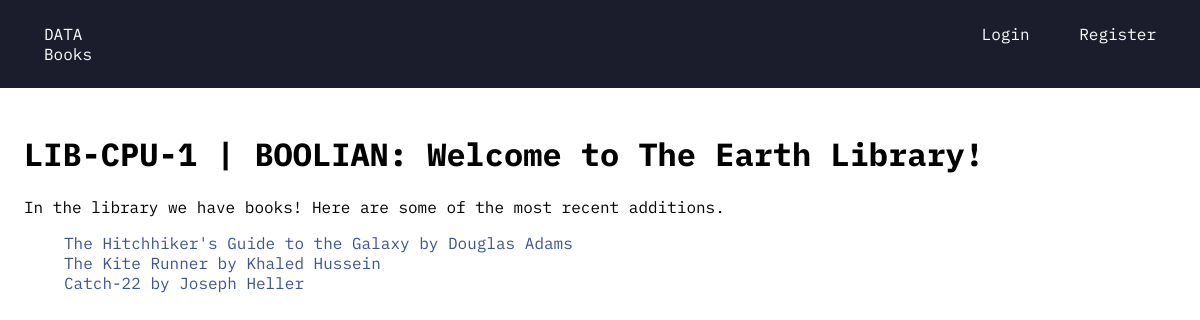
/books/, run on an earlier commit of the app's database.
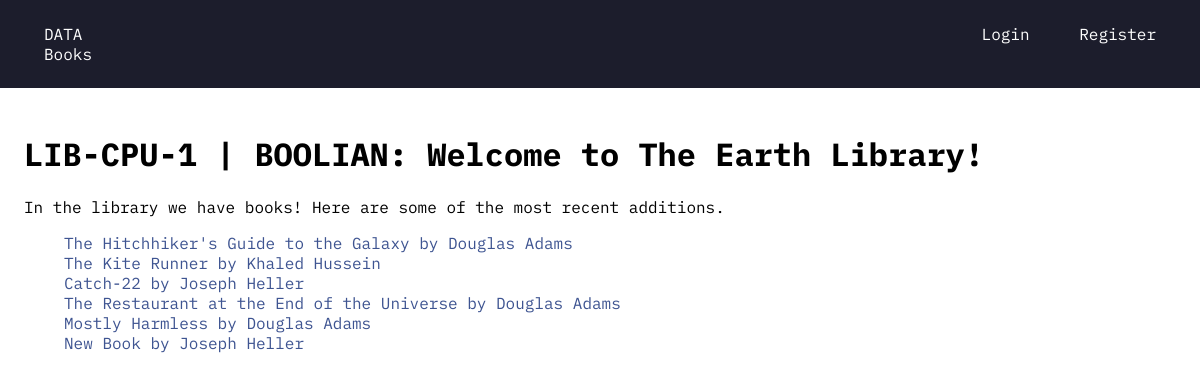
And on a later commit of the database.
### books/models.py (models this page shows, shortened)
class Book(models.Model):
    title = models.CharField(max_length=200)
    author = models.ForeignKey(Author, on_delete=models.CASCADE)
    borrower = models.ForeignKey(User, on_delete=models.SET_NULL, null=True)

class Author(models.Model):
    name = models.CharField(max_length=100)
    def __str__(self):
        return self.name

### books/views.py (the view)
# urls.py: path('', views.index, name='index'),
def index(req):
    data = Book.objects.all()
    return render(req, 'books/index.html', {'books': data})

### books/templates/books/index.html (shortened to what this page needs)
{% extends "books/base.html" %}
{% block content %}
    <h1>LIB-CPU-1 | BOOLIAN: Welcome to The Earth Library!</h1>
    <p>In the library we have books! Here are some of the most recent additions.</p>
    <ul id="books-container">
        {% for book in books %}
            <li>
                <a href="{% url 'books:show' book.id %}">
                    {{ book.title }} by {{book.author}}
                </a>
            </li>
        {% endfor %}
    </ul>
{% endblock content %}

### books/templates/books/base.html (shortened to what this page needs)
{% load static %}
<!DOCTYPE html>
<html lang="en">
<head>
    <link rel="stylesheet" href="{% static 'css/main.css' %}">
</head>
<body>
    <nav>
        <div class="linkset left">
            <p>DATA</p>
            <a href="{% url 'books:index' %}">Books</a>
        </div>
        <div class="linkset right">
        {% if user.is_authenticated %}
            <p>ACCESS GRANTED: {{user}}</p>
            <span></span>
            <a href="{% url 'users:logout' %}">Logout</a>
        {% else %}
            <a href="{% url 'users:login' %}">Login</a>
            <a href="{% url 'users:register' %}">Register</a>
        {% endif %}
        </div>
    </nav>
    <main>
        {% block content%}
        {% endblock %}
    </main>
</body>
</html>

### books/static/css/main.css (style rules this page uses)
:root { --primary-font: 'IBM PLex Mono', monospace; --header-font: 'IBM PLex Mono', sans-serif; }
* { box-sizing: border-box; }
html, body { margin: 0; }
body { font-family: var(--primary-font); }
h1 { font-family: var(--header-font); font-weight: bold; }
nav { width: 100vw; padding: 1.5rem; display: flex; justify-content: space-between; background-color: rgb(28, 29, 44); }
.linkset > * { margin: 0 20px; color: white; font-size: 0.8rem; }
.right { text-align: right; }
.left { text-align: left; }
a { cursor: pointer; text-decoration: none; }
main { padding: 1.5rem; }
ul li { list-style: none; }
li a { color: rgb(62, 84, 145); }
@media only screen and (min-width: 480px) { .linkset > * { font-size: 1rem; } }

What changed in the data, as far as the page shows it:
added Book: title "The Restaurant at the End of the Universe", author "Douglas Adams"
added Book: title "Mostly Harmless", author "Douglas Adams"
added Book: title "New Book", author "Joseph Heller"
